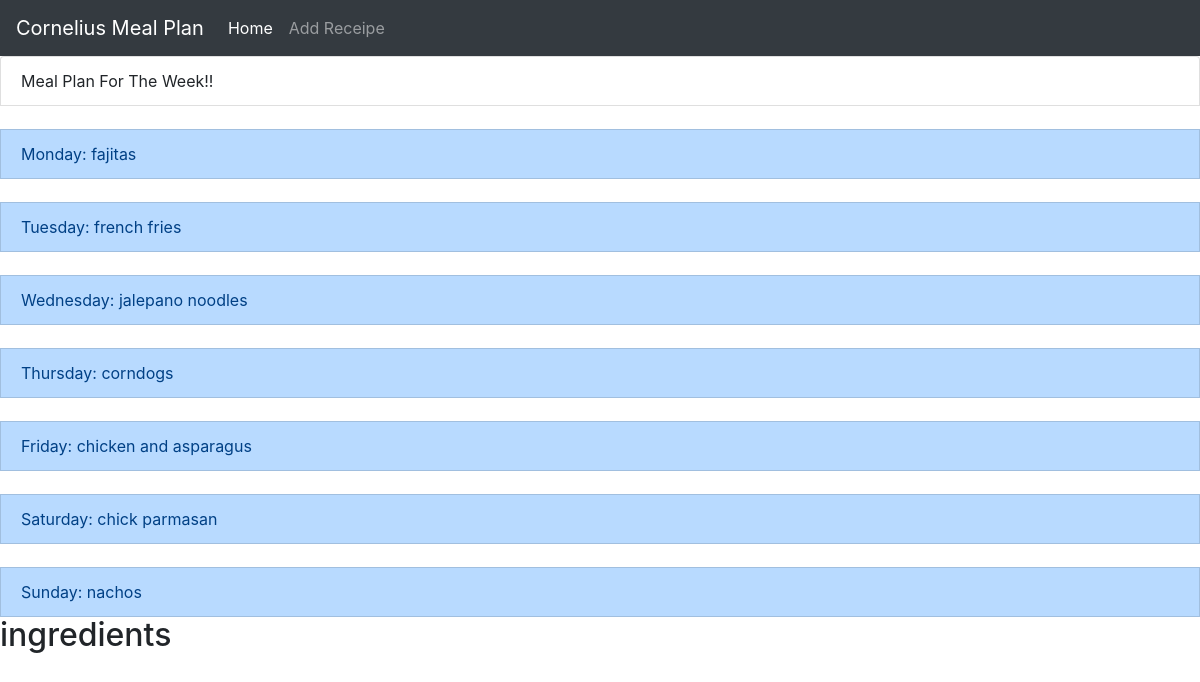
Before: / with the older database file.
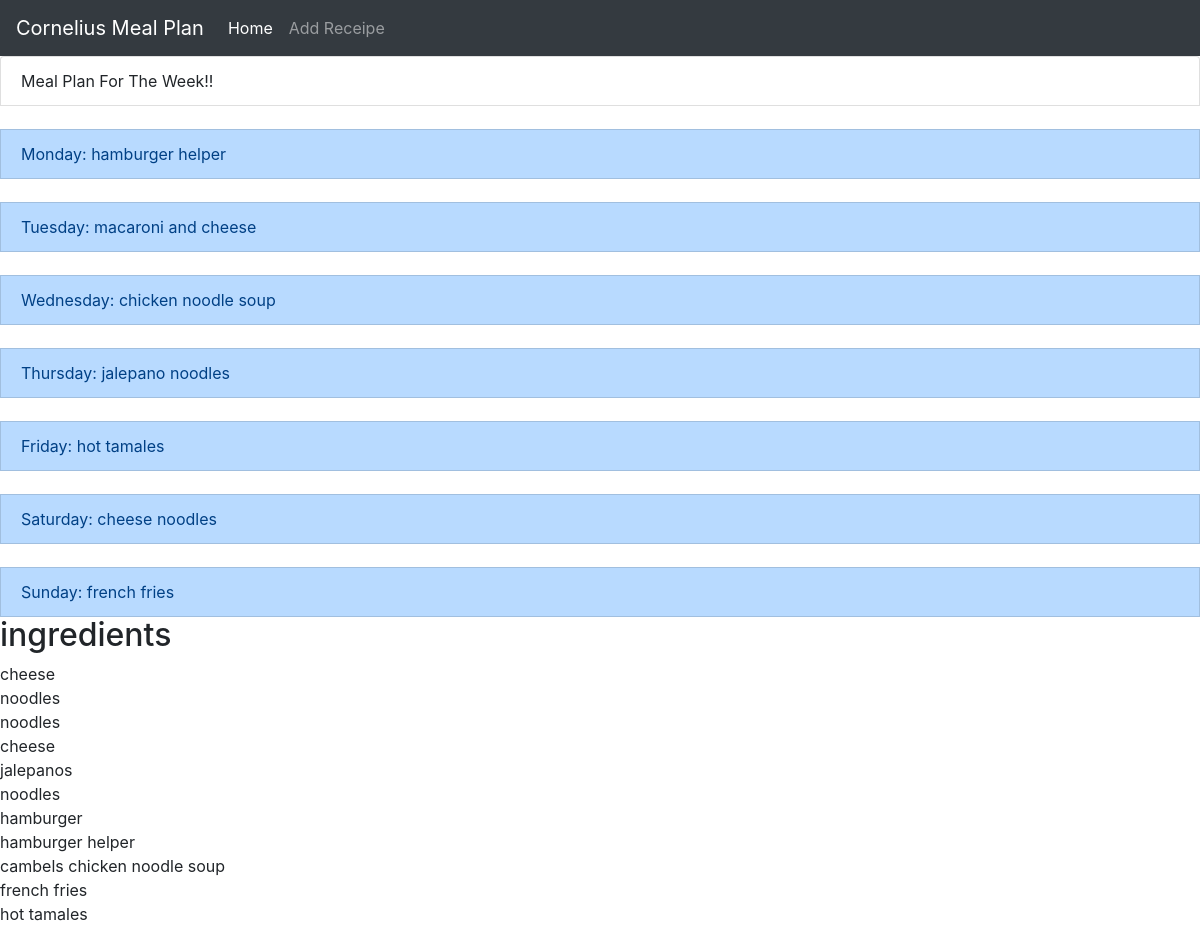
After: the same page with the newer database file.
### food/models.py (models this page shows, shortened)
class history(models.Model):
    name = models.CharField(max_length=200)

class dinner_list(models.Model):
    name = models.CharField(max_length=200)
    ingredients = models.TextField(blank=True)

### food/views.py (the view)
# urls.py: 2. Add a URL to urlpatterns:  path('', views.home, name='home')
def home(request):
    hlist = []
    htlist = history.objects.all()
    for item in htlist:
        hlist.append(item.name)
    ingreds = []
    ilist = dinner_list.objects.all()
    for item in ilist:
        if item.name == hlist[-7]:
            ingreds.append(item.ingredients)
        elif item.name == hlist[-6]:
            ingreds.append(item.ingredients)
        elif item.name == hlist[-5]:
            ingreds.append(item.ingredients)
        elif item.name == hlist[-4]:
            ingreds.append(item.ingredients)
        elif item.name == hlist[-3]:
            ingreds.append(item.ingredients)
        elif item.name == hlist[-2]:
            ingreds.append(item.ingredients)
        elif item.name == hlist[-1]:
            ingreds.append(item.ingredients)
        else:
            pass
    ingred =[]
    for item in ingreds:
        item = item.split(",")
        ingred.extend(item)
    mon = hlist[-7]
    tues = hlist[-6]
    wed = hlist[-5]
    thurs = hlist[-4]
    fri = hlist[-3]
    sat = hlist[-2]
    sun = hlist[-1]
    return render(request, 'food/home.html', {'mon':mon, 'tues':tues, 'wed':wed, 'thurs':thurs, 'fri':fri, 'sat':sat, 'sun':sun, 'ingred':ingred})

### food/templates/food/home.html (shortened to what this page needs)
{% extends 'food/base.html' %}
{% block body %}
<body>
<ul class="list-group">
    <li class="list-group-item center-text">Meal Plan For The Week!!</li>
    <br>
    <li class="list-group-item list-group-item-primary">Monday:     {{mon}}</li>
    <br>
    <li class="list-group-item list-group-item-primary">Tuesday:    {{tues}}</li>
    <br>
    <li class="list-group-item list-group-item-primary">Wednesday:  {{wed}}</li>
    <br>
    <li class="list-group-item list-group-item-primary">Thursday:   {{thurs}}</li>
    <br>
    <li class="list-group-item list-group-item-primary">Friday:     {{fri}}</li>
    <br>
    <li class="list-group-item list-group-item-primary">Saturday:   {{sat}}</li>
    <br>
    <li class="list-group-item list-group-item-primary">Sunday:     {{sun}}</li>
    <h2>ingredients</h2>
    {% for item in ingred %}
        <li>{{item}}</li>
    {% endfor%}
    </ul>
{% endblock %}

### food/templates/food/base.html (shortened to what this page needs)
<!doctype html>
<html lang="en">
  <head>
    <link rel="stylesheet" href="https://stackpath.bootstrapcdn.com/bootstrap/4.3.1/css/bootstrap.min.css">
  </head>
  <body>
    <nav class="navbar navbar-expand-lg navbar-dark bg-dark">
        <a class="navbar-brand" href="#">Cornelius Meal Plan</a>
        <div class="collapse navbar-collapse" id="navbarNavAltMarkup">
          <div class="navbar-nav">
            <a class="nav-item nav-link active" href="{% url 'home' %}">Home <span class="sr-only">(current)</span></a>
            <a class="nav-item nav-link" href="{% url 'add' %}">Add Receipe</a>
          </div>
        </div>
      </nav>
    {% block body %}
    {% endblock %}
  </body>
</html>

Changed rows visible on the page:
removed history: name "fajitas"
removed history: name "corndogs"
removed history: name "chicken and asparagus"
removed history: name "chick parmasan"
no longer on this page (row unchanged): history: name "nachos"
added history: name "hamburger helper"
added history: name "macaroni and cheese"
added history: name "chicken noodle soup"
added history: name "hot tamales"
added history: name "cheese noodles"
now on this page (row edited): dinner_list: ingred "cambels chicken noodle soup"
now on this page (row edited): dinner_list: ingred "french fries"
now on this page (row unchanged): dinner_list: ingred "hot tamales"
Other visible differences:
new list line: "cheese"
new list line: "noodles"
new list line: "jalepanos"
new list line: "hamburger"
new list line: "hamburger helper"
